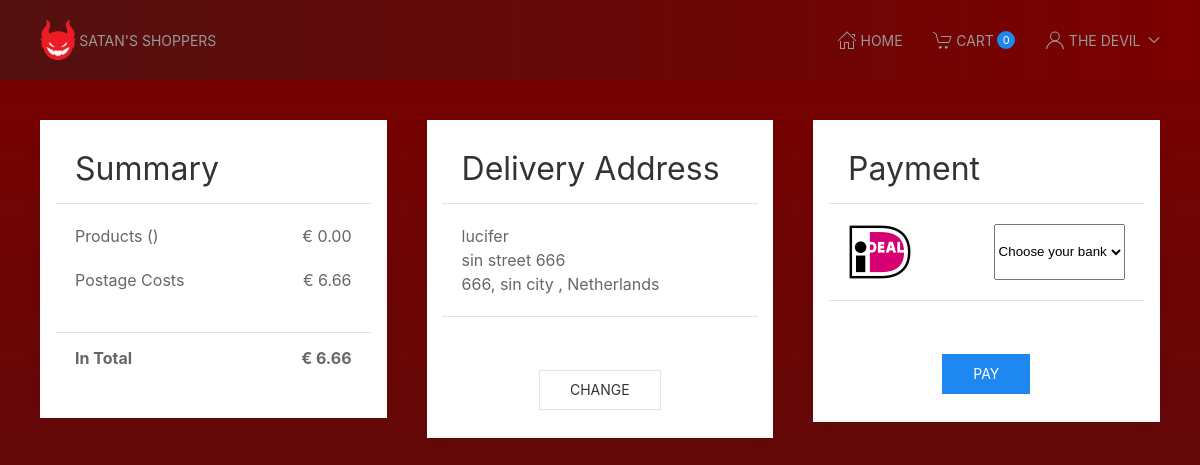
The app's page /dev/order.php (signed in) with its own data.
### tables this page shows
CREATE TABLE `users` (
  `id` int(11) NOT NULL,
  `username` varchar(255) NOT NULL,
  `fullname` varchar(11) NOT NULL,
  `password` varchar(255) NOT NULL,
  `email` varchar(255) NOT NULL,
  `streetname` varchar(255) NOT NULL,
  `housenumber` varchar(255) NOT NULL,
  `postalcode` varchar(255) NOT NULL,
  `city` varchar(255) NOT NULL,
  `country` varchar(255) NOT NULL
);

### dev/order.php (the view, shortened to what this page needs)
<?php
require_once("templates/head.inc.php");
$statement = $conn->prepare("SELECT * FROM users WHERE username = ?");
$statement->execute([$_SESSION['username']]);
$user = $statement->fetch();
$statement = $conn->prepare("SELECT * FROM `shopping-cart` WHERE user_id = ?");
$statement->execute([$user['id']]);
$shopping_cart = $statement->fetch();
$statement = $conn->prepare("SELECT SUM(amount) FROM `cart-items` WHERE cart_id = ?");
$statement->execute([$shopping_cart['id']]);
$total_products = $statement->fetch();
?>
      <main class="uk-container uk-padding">
         <div class="uk-grid">
            <section class="uk-width-1-3 uk-flex uk-flex-column uk-cart-gap">
               <div class="uk-card-default uk-card-small uk-flex uk-flex-column uk-padding-small">
                  <div class="uk-card-header">
                     <h2>Summary</h2>
                  </div>
                  <div class="uk-card-body uk-flex uk-flex-column uk-flex-between">
                     <div class="uk-flex uk-flex-between uk-flex-center">
                        <p class="uk-width-1-2">Products (<?= $total_products['SUM(amount)'] ?>)</p>
                        <p class="uk-width-1-2 uk-margin-remove-top uk-text-right">&euro; <?= $shopping_cart['total_amount'] ?></p>
                     </div>
                     <div class="uk-flex uk-flex-between uk-flex-center">
                        <p class="uk-width-1-2">Postage Costs</p>
                        <p class="uk-width-1-2 uk-margin-remove-top uk-text-right">&euro; 6.66</p>
                     </div>
                  </div>
                  <div class="uk-card-footer">
                     <div class="uk-flex uk-flex-between uk-flex-center">
                        <p class="uk-width-1-2 uk-text-bold">In Total</p>
                        <p class="uk-width-1-2 uk-margin-remove-top uk-text-right uk-text-bold">&euro; <?= $shopping_cart['total_amount'] + 6.66 ?></p>
                     </div>
                  </div>
               </div>
            </section>
            <section class="uk-width-1-3">
               <div class="uk-card-default uk-card-small uk-flex uk-flex uk-flex-column uk-flex-between uk-padding-small">
                  <div class="uk-card-header">
                     <h2>Delivery Address</h2>
                  </div>
                  <div class="uk-card-body uk-flex uk-flex-column uk-flex-between">
                     <p class="uk-margin-remove-vertical"><?= $user['fullname'] ?></p>
                     <p class="uk-margin-remove-vertical"><?= $user['streetname'] . " " . $user['housenumber'] ?></p>
                     <p class="uk-margin-remove-vertical"><?= $user['postalcode'] . ", " . $user['city'] . ", " . $user['country'] ?></p>
                  </div>
                  <div class="uk-card-footer">
                     <div class="uk-flex uk-flex-1 uk-flex-middle uk-flex-center uk-margin-medium-top">
                        <button class="uk-button uk-button-default">
                           Change
                        </button>
                     </div>
                  </div>
               </div>
            </section>
            <section class="uk-width-1-3">
               <div class="uk-card-default uk-card-small uk-flex uk-flex uk-flex-column uk-flex-between uk-padding-small">
                  <div class="uk-card-header">
                     <h2>Payment</h2>
                  </div>
                  <div class="uk-card-body uk-flex uk-flex-column uk-flex-between">
                     <div class="uk-flex uk-flex-between uk-gap">
                        <img src="img/IDEAL.png" class="" alt="" title="" />
                        <select name="bank">
                           <option>Choose your bank</option>
                        </select>
                     </div>
                  </div>
                  <div class="uk-card-footer">
                     <div class="uk-flex uk-flex-1 uk-flex-middle uk-flex-center uk-margin-medium-top">
                           <a href="src/Helpers/Process_payment.php" class="uk-button uk-button-primary">
                              Pay
                           </a>
                        </div>
                  </div>
               </div>
            </section>
         </div>
      </main>
<?php
require_once("templates/foot.inc.php");

### dev/css/style.css (style rules this page uses)
.uk-flex-home, .uk-cart-gap, .uk-card-body-gap { gap: 1rem; }
.uk-gap { gap: 1rem; }

### records on screen
shopping-cart: total_amount "0.00", $shopping_cart['total_amount'] + 6.66 "6.66"
users: fullname "lucifer", streetname "sin street", housenumber "666", postalcode "666", city "sin city", country "Netherlands"

### other values on screen
$total_products['SUM(amount)'] "0"
$_SESSION["username"] "THE DEVIL"
